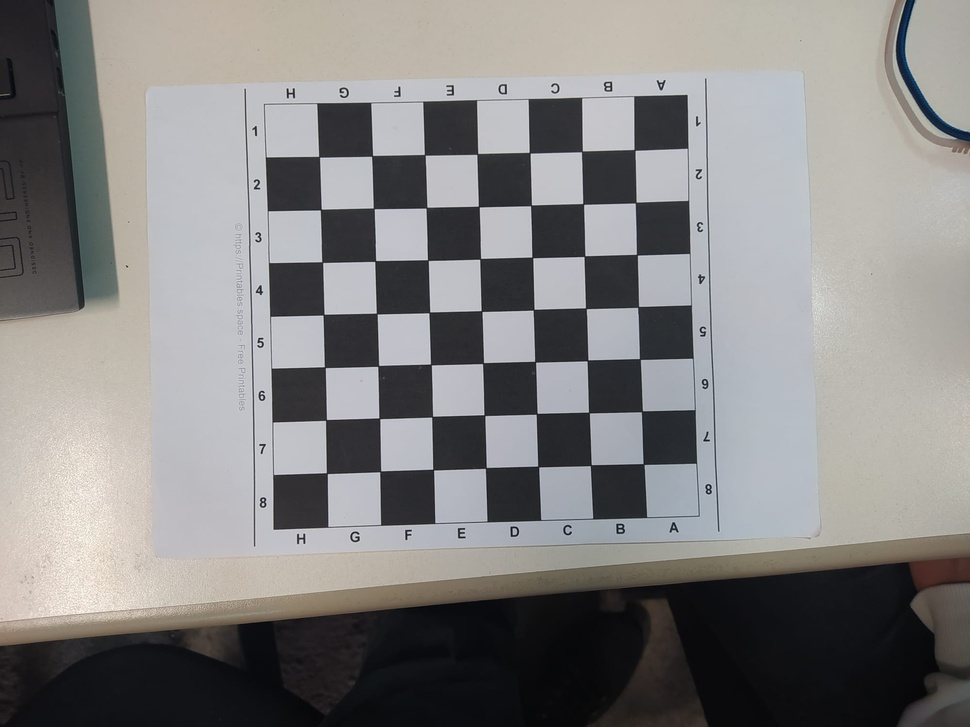
#> input picture pruebas/a_12.jpeg, 970 x 727 px, shrunk from 2000 x 1500 before the run
$ python test_chesboard.py
#> lines starting #> are read from the running program, lines starting #| are printed output that depends on the picture; after the words box and inside, x2 and y2 are one past the last pixel; in counts of white or black regions, pixels touching at a corner belong together
import cv2

# Ruta de la imagen
image_path = 'pruebas/a_12.jpeg'

# Tamaño del patrón de esquinas internas (7x7 para un tablero de 8x8 cuadrados)
pattern_size = (7, 7)

# Leer imagen
image = cv2.imread(image_path)
#> image is the input picture: shape (727, 970, 3); mean B, G, R 130.5, 131.1, 132.5
if image is None:
    raise FileNotFoundError(f"No se pudo cargar la imagen en: {image_path}")

# Convertir a escala de grises
gray = cv2.cvtColor(image, cv2.COLOR_BGR2GRAY)

# Buscar esquinas
ret, corners = cv2.findChessboardCorners(gray, pattern_size)
#> ret = True; corners = 49 rows, first 8: [643.6, 464.3], [590.7, 465.3], [538.4, 466.5], [485.7, 467.3], [433.1, 469.2], [380.2, 471.6], [327, 473.9], [641.6, 411.5]

# Dibujar esquinas si se detectan
if ret:
    print("✔ Tablero detectado correctamente.")
    cv2.drawChessboardCorners(image, pattern_size, corners, ret)
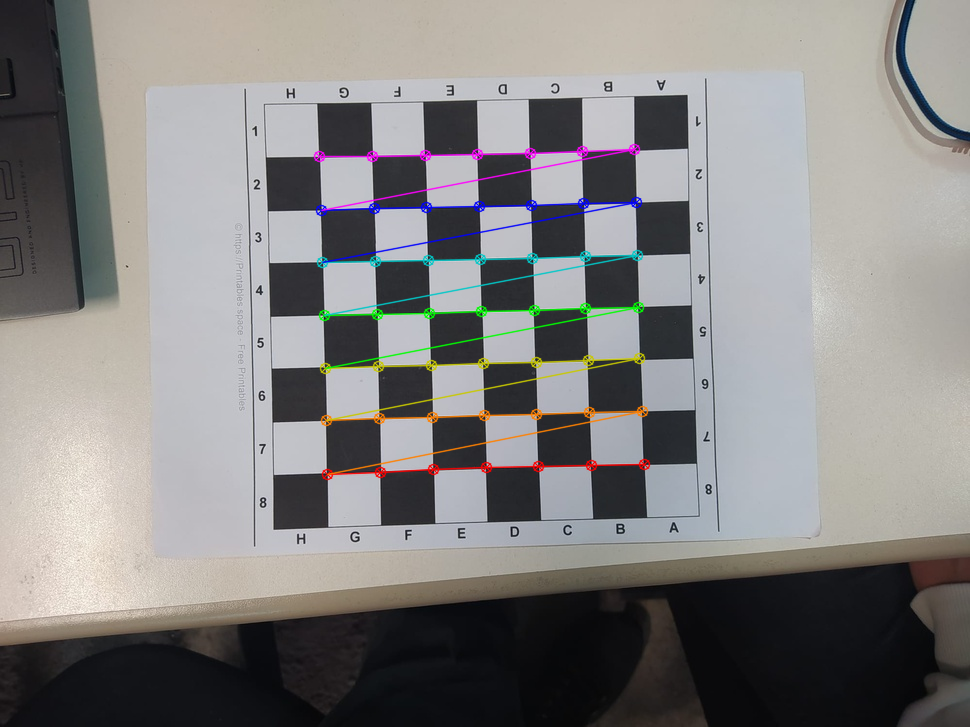
#> image: shape (727, 970, 3); 2.3% of pixels changed, all inside (x1, y1, x2, y2) = (313, 143, 651, 481)
    output_path = 'ajedrez_corners.png'
    cv2.imwrite(output_path, image)
    print(f"✔ Imagen guardada como: {output_path}")
else:
    print("❌ No se detectó el tablero. Verifica iluminación, ángulo y patrón (7x7 esquinas internas).")

$ run again, with pruebas/a_1.jpeg copied over pruebas/a_12.jpeg
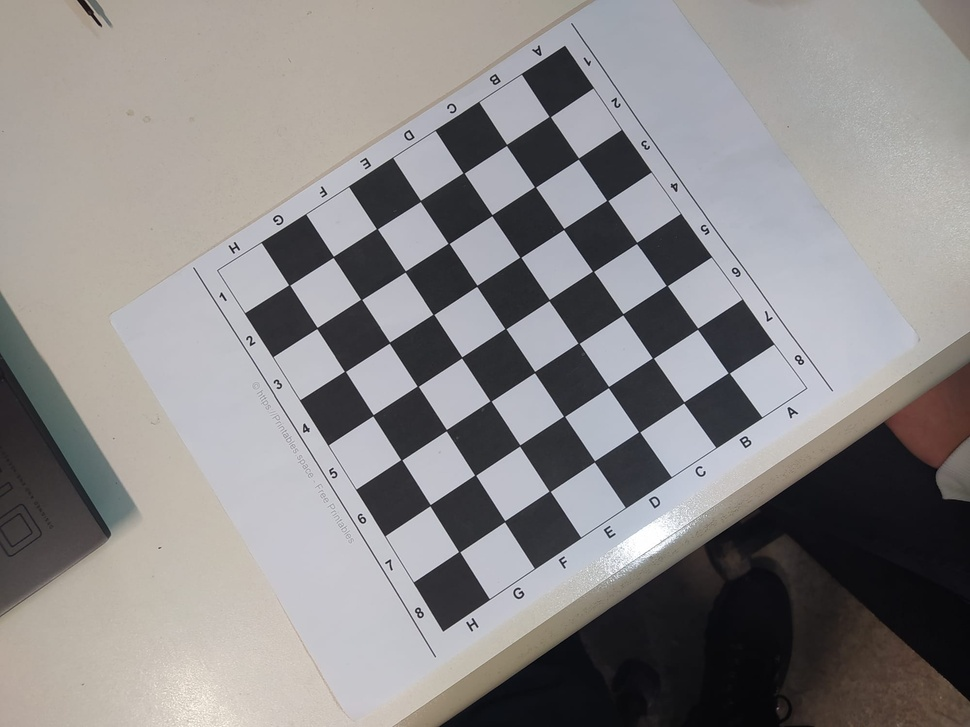
#> input picture pruebas/a_1.jpeg, 970 x 727 px, shrunk from 2000 x 1500 before the run
#> image is the input picture: shape (727, 970, 3); mean B, G, R 136.8, 136.6, 139.2
#> ret = True; corners = 49 rows, first 8: [550, 119], [576, 159], [607, 203], [636.5, 243], [666.8, 285.6], [697.6, 328.6], [728.6, 372.9], [506.5, 144.9]
#> `cv2.drawChessboardCorners(image, pattern_size, corners, ret)`:
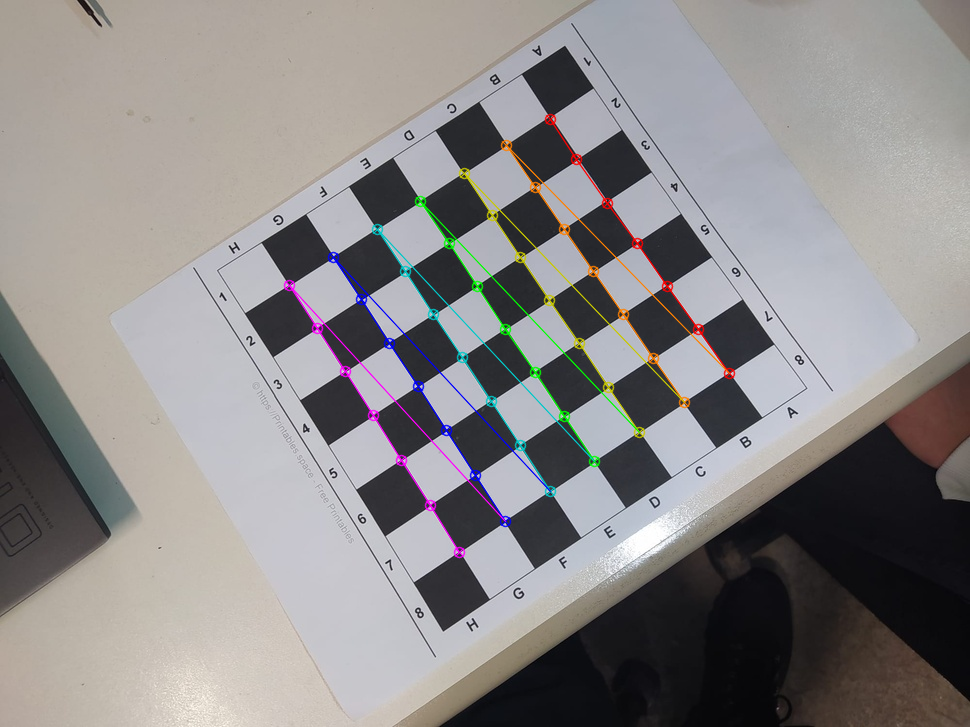
#> image: shape (727, 970, 3); 1.97% of pixels changed, all inside (x1, y1, x2, y2) = (283, 113, 736, 559)

$ run again, with pruebas/a_10.jpeg copied over pruebas/a_12.jpeg
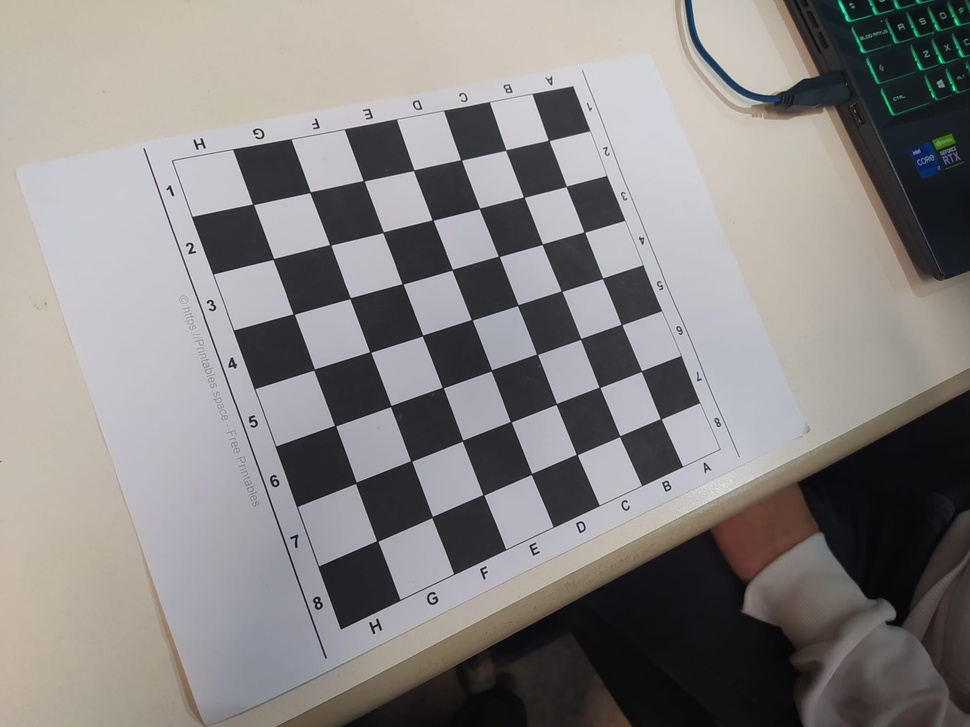
#> input picture pruebas/a_10.jpeg, 970 x 727 px, shrunk from 2000 x 1500 before the run
#> image is the input picture: shape (727, 970, 3); mean B, G, R 131.9, 132.9, 136.1
#> `gray = cv2.cvtColor(image, cv2.COLOR_BGR2GRAY)`:
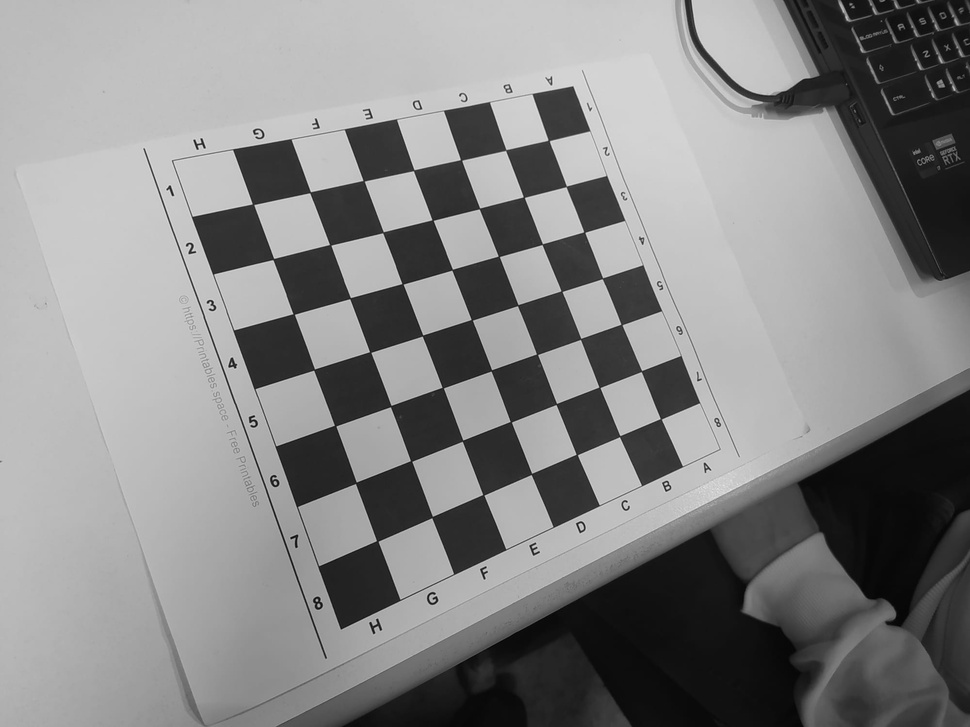
#> gray: shape (727, 970); min 1, max 233, mean 133.7
#> ret = True; corners = 49 rows, first 8: [548.5, 140.3], [566.4, 186.5], [584.6, 232.4], [602.4, 278.4], [621.5, 324.5], [641.4, 371.2], [661.2, 418.9], [505.7, 149.8]
#> `cv2.drawChessboardCorners(image, pattern_size, corners, ret)`:
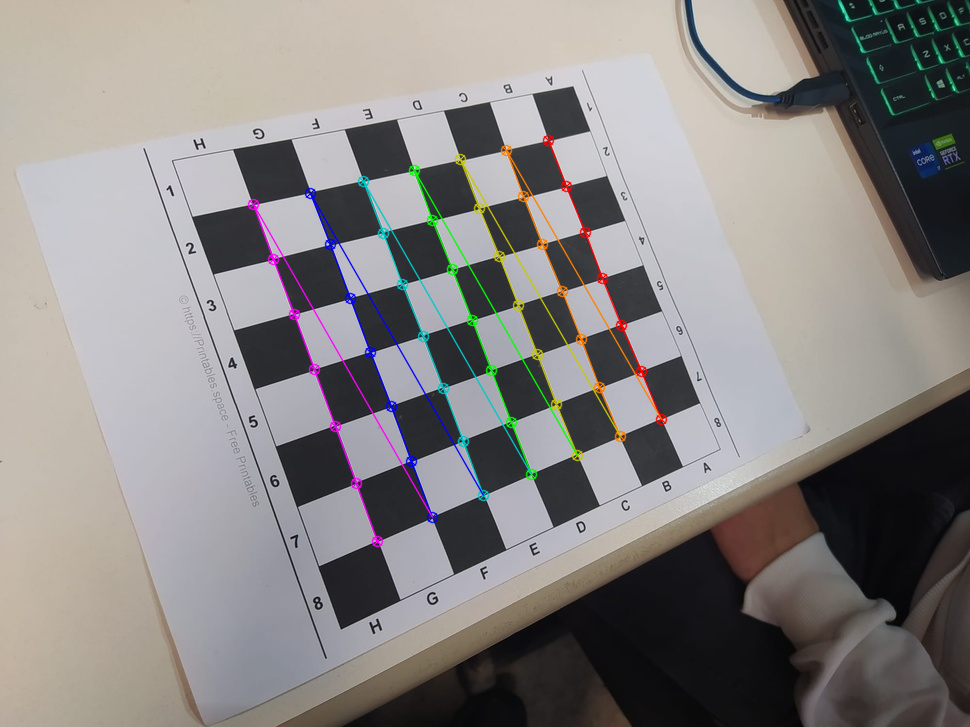
#> image: shape (727, 970, 3); 2.23% of pixels changed, all inside (x1, y1, x2, y2) = (247, 134, 668, 548)

$ run again, with pruebas/a_11.jpeg copied over pruebas/a_12.jpeg
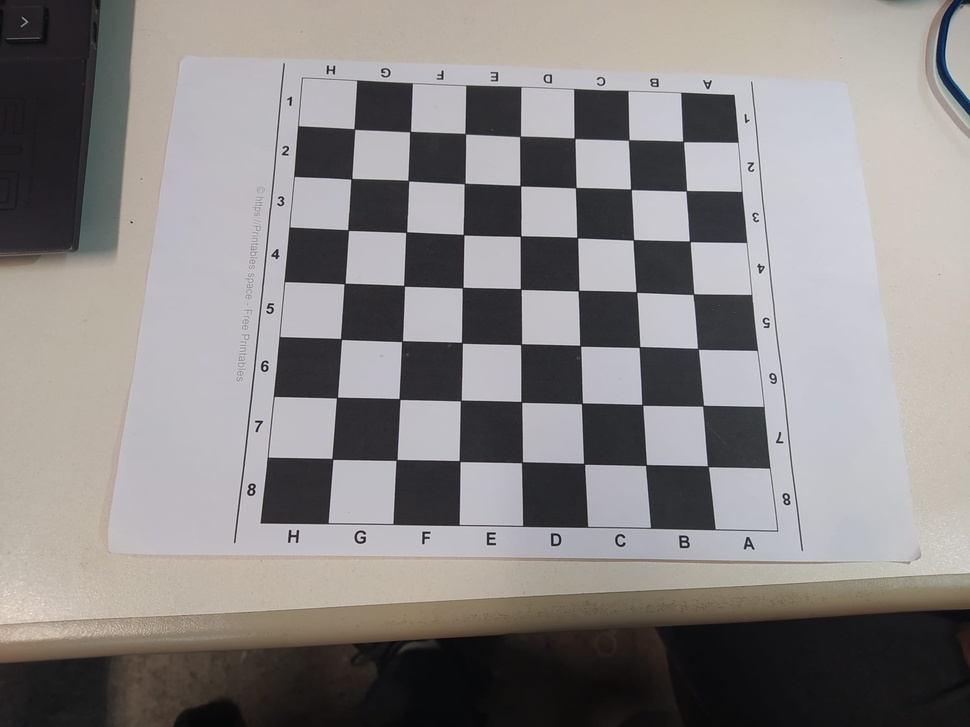
#> input picture pruebas/a_11.jpeg, 970 x 727 px, shrunk from 2000 x 1500 before the run
#> image is the input picture: shape (727, 970, 3); mean B, G, R 133.9, 134.5, 138.2
#> `gray = cv2.cvtColor(image, cv2.COLOR_BGR2GRAY)`:
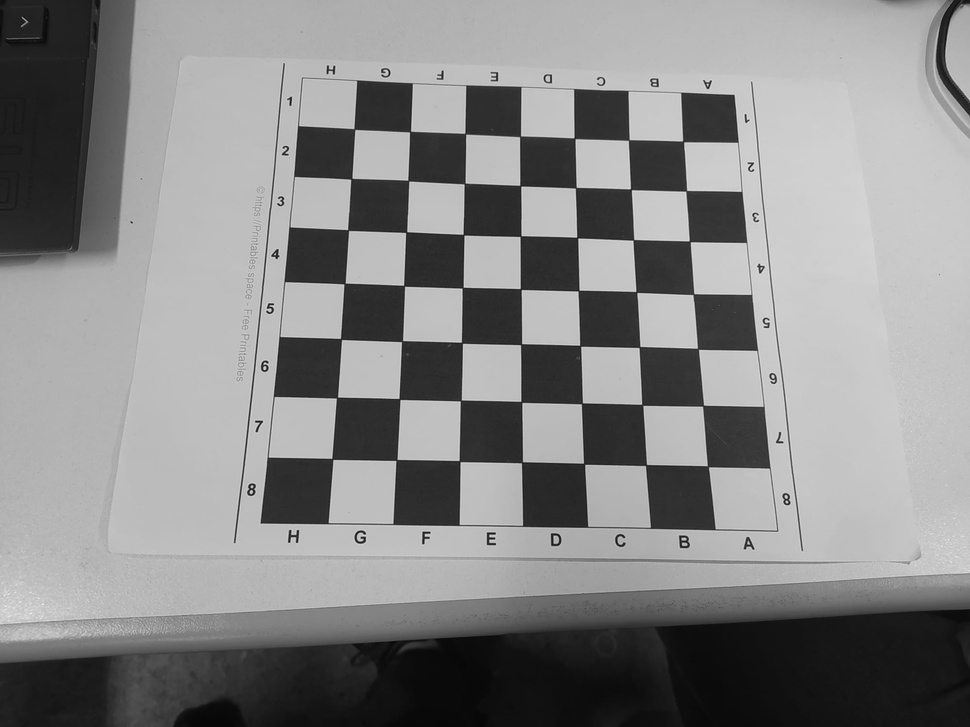
#> gray: shape (727, 970); min 6, max 240, mean 135.5
#> ret = True; corners = 49 rows, first 8: [354.1, 128.7], [410.5, 131.1], [465.1, 133.2], [520.1, 136.5], [574.2, 138], [628.8, 139.6], [682.5, 140.5], [351.3, 178.7]
#> `cv2.drawChessboardCorners(image, pattern_size, corners, ret)`:
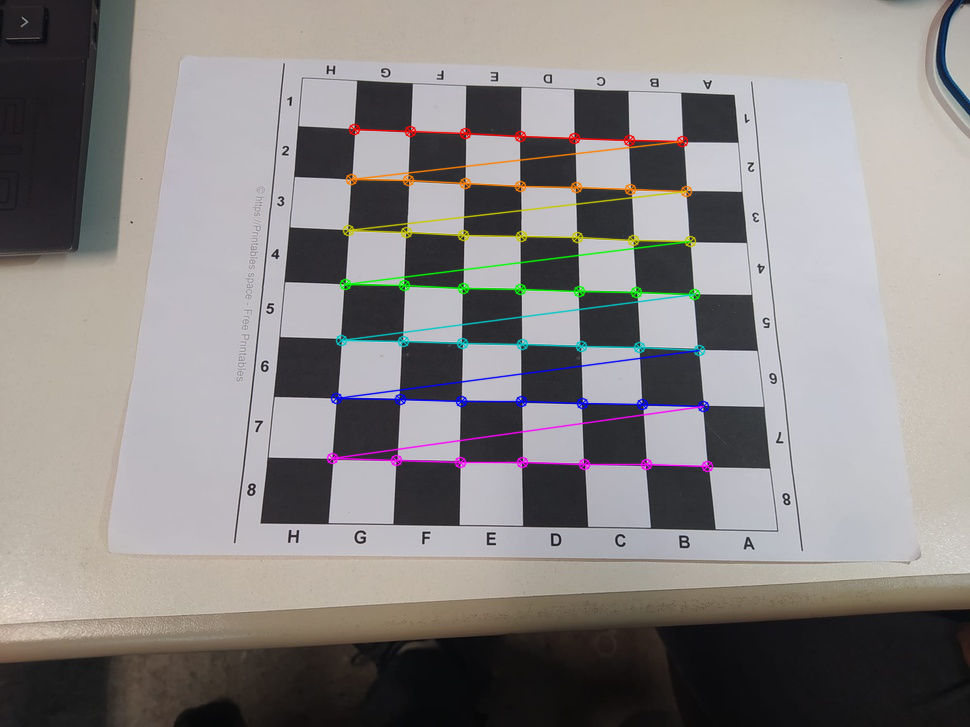
#> image: shape (727, 970, 3); 2.49% of pixels changed, all inside (x1, y1, x2, y2) = (326, 123, 714, 473)
